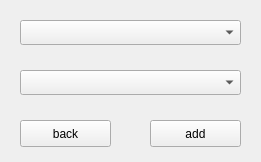
<?xml version="1.0" encoding="UTF-8"?>
<ui version="4.0">
 <class>addBook_Form</class>
 <widget class="QWidget" name="addBook_Form">
  <property name="geometry">
   <rect>
    <x>0</x>
    <y>0</y>
    <width>261</width>
    <height>162</height>
   </rect>
  </property>
  <property name="windowTitle">
   <string>Form</string>
  </property>
  <widget class="QPushButton" name="pushButton">
   <property name="geometry">
    <rect>
     <x>20</x>
     <y>120</y>
     <width>91</width>
     <height>27</height>
    </rect>
   </property>
   <property name="text">
    <string>back</string>
   </property>
  </widget>
  <widget class="QPushButton" name="pushButton_2">
   <property name="geometry">
    <rect>
     <x>150</x>
     <y>120</y>
     <width>91</width>
     <height>27</height>
    </rect>
   </property>
   <property name="text">
    <string>add</string>
   </property>
  </widget>
  <widget class="QComboBox" name="comboBox">
   <property name="geometry">
    <rect>
     <x>20</x>
     <y>20</y>
     <width>221</width>
     <height>25</height>
    </rect>
   </property>
  </widget>
  <widget class="QComboBox" name="comboBox_2">
   <property name="geometry">
    <rect>
     <x>20</x>
     <y>70</y>
     <width>221</width>
     <height>25</height>
    </rect>
   </property>
  </widget>
 </widget>
 <resources/>
 <connections/>
</ui>
